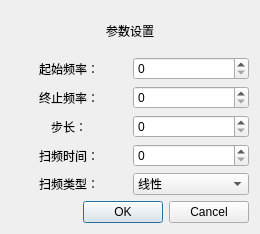
<?xml version="1.0" encoding="UTF-8"?>
<ui version="4.0">
 <class>sweep_window</class>
 <widget class="QDialog" name="sweep_window">
  <property name="geometry">
   <rect>
    <x>0</x>
    <y>0</y>
    <width>260</width>
    <height>234</height>
   </rect>
  </property>
  <property name="windowTitle">
   <string>扫频信号生成</string>
  </property>
  <layout class="QVBoxLayout" name="verticalLayout">
   <item>
    <widget class="QLabel" name="label_1">
     <property name="text">
      <string>参数设置</string>
     </property>
     <property name="alignment">
      <set>Qt::AlignCenter</set>
     </property>
    </widget>
   </item>
   <item>
    <layout class="QHBoxLayout" name="Layout_startfreq">
     <item>
      <widget class="QLabel" name="label_startfreq">
       <property name="text">
        <string>起始频率：</string>
       </property>
       <property name="alignment">
        <set>Qt::AlignCenter</set>
       </property>
      </widget>
     </item>
     <item>
      <widget class="QSpinBox" name="startfreq">
       <property name="maximum">
        <number>40000</number>
       </property>
      </widget>
     </item>
    </layout>
   </item>
   <item>
    <layout class="QHBoxLayout" name="Layout_endfreq">
     <item>
      <widget class="QLabel" name="label_endfreq">
       <property name="text">
        <string>终止频率：</string>
       </property>
       <property name="alignment">
        <set>Qt::AlignCenter</set>
       </property>
      </widget>
     </item>
     <item>
      <widget class="QSpinBox" name="endfreq">
       <property name="maximum">
        <number>40000</number>
       </property>
      </widget>
     </item>
    </layout>
   </item>
   <item>
    <layout class="QHBoxLayout" name="Layout_step">
     <item>
      <widget class="QLabel" name="label_step">
       <property name="text">
        <string>步长：</string>
       </property>
       <property name="alignment">
        <set>Qt::AlignCenter</set>
       </property>
      </widget>
     </item>
     <item>
      <widget class="QSpinBox" name="step">
       <property name="maximum">
        <number>40000</number>
       </property>
      </widget>
     </item>
    </layout>
   </item>
   <item>
    <layout class="QHBoxLayout" name="Layout_time">
     <item>
      <widget class="QLabel" name="label_time">
       <property name="text">
        <string>扫频时间：</string>
       </property>
       <property name="alignment">
        <set>Qt::AlignCenter</set>
       </property>
      </widget>
     </item>
     <item>
      <widget class="QSpinBox" name="time">
       <property name="maximum">
        <number>40000</number>
       </property>
      </widget>
     </item>
    </layout>
   </item>
   <item>
    <layout class="QHBoxLayout" name="Layout_type">
     <item>
      <widget class="QLabel" name="label_type">
       <property name="text">
        <string>扫频类型：</string>
       </property>
       <property name="alignment">
        <set>Qt::AlignCenter</set>
       </property>
      </widget>
     </item>
     <item>
      <widget class="QComboBox" name="type">
       <property name="layoutDirection">
        <enum>Qt::LeftToRight</enum>
       </property>
       <item>
        <property name="text">
         <string>线性</string>
        </property>
       </item>
       <item>
        <property name="text">
         <string>对数</string>
        </property>
       </item>
       <item>
        <property name="text">
         <string>双曲线</string>
        </property>
       </item>
       <item>
        <property name="text">
         <string>抛物线</string>
        </property>
       </item>
      </widget>
     </item>
    </layout>
   </item>
   <item>
    <widget class="QDialogButtonBox" name="buttonBox">
     <property name="orientation">
      <enum>Qt::Horizontal</enum>
     </property>
     <property name="standardButtons">
      <set>QDialogButtonBox::Cancel|QDialogButtonBox::Ok</set>
     </property>
    </widget>
   </item>
  </layout>
 </widget>
 <resources/>
 <connections>
  <connection>
   <sender>buttonBox</sender>
   <signal>accepted()</signal>
   <receiver>sweep_window</receiver>
   <slot>accept()</slot>
   <hints>
    <hint type="sourcelabel">
     <x>210</x>
     <y>182</y>
    </hint>
    <hint type="destinationlabel">
     <x>157</x>
     <y>212</y>
    </hint>
   </hints>
  </connection>
  <connection>
   <sender>buttonBox</sender>
   <signal>rejected()</signal>
   <receiver>sweep_window</receiver>
   <slot>reject()</slot>
   <hints>
    <hint type="sourcelabel">
     <x>210</x>
     <y>182</y>
    </hint>
    <hint type="destinationlabel">
     <x>259</x>
     <y>212</y>
    </hint>
   </hints>
  </connection>
 </connections>
</ui>
